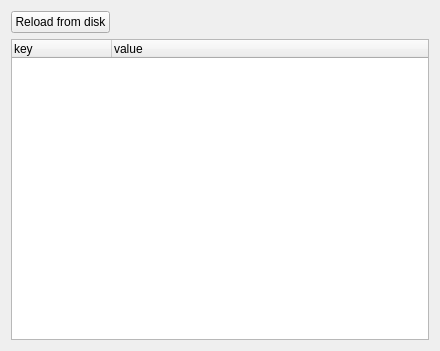
<?xml version="1.0" encoding="UTF-8"?>
<ui version="4.0">
 <class>Form</class>
 <widget class="QWidget" name="Form">
  <property name="geometry">
   <rect>
    <x>0</x>
    <y>0</y>
    <width>440</width>
    <height>351</height>
   </rect>
  </property>
  <property name="windowTitle">
   <string>Form</string>
  </property>
  <layout class="QGridLayout" name="gridLayout">
   <item row="0" column="0">
    <widget class="QPushButton" name="reloadBtn">
     <property name="text">
      <string>Reload from disk</string>
     </property>
     <property name="icon">
      <iconset resource="../../../resources/nicos-gui.qrc">
       <normaloff>:/refresh</normaloff>:/refresh</iconset>
     </property>
    </widget>
   </item>
   <item row="0" column="1">
    <spacer name="horizontalSpacer">
     <property name="orientation">
      <enum>Qt::Horizontal</enum>
     </property>
     <property name="sizeHint" stdset="0">
      <size>
       <width>40</width>
       <height>20</height>
      </size>
     </property>
    </spacer>
   </item>
   <item row="1" column="0" colspan="2">
    <widget class="QTreeWidget" name="configTree">
     <property name="columnCount">
      <number>2</number>
     </property>
     <column>
      <property name="text">
       <string>key</string>
      </property>
     </column>
     <column>
      <property name="text">
       <string>value</string>
      </property>
     </column>
    </widget>
   </item>
  </layout>
 </widget>
 <resources>
  <include location="../../../resources/nicos-gui.qrc"/>
 </resources>
 <connections/>
</ui>
